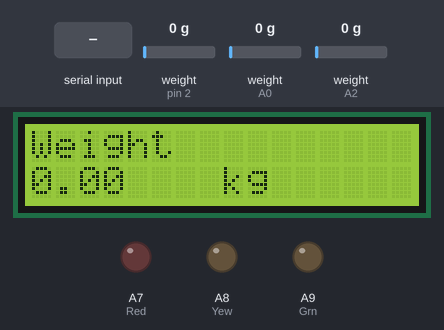
This sketch was run on a simulated Arduino Mega 2560, built with avr-gcc and run on an emulated ATmega2560. Parts: 16×2 character LCD, output pins drawn as LEDs (lit = HIGH). The test bench sets the inputs (shaded band); at power-on: weight on the scale (sensors on pin 2, A0, A2) 0 g. What the sketch prints to the serial monitor is not drawn.

Above: at 7.2 s.
7.3 s: "g" received over Serial
At 7.6 s:
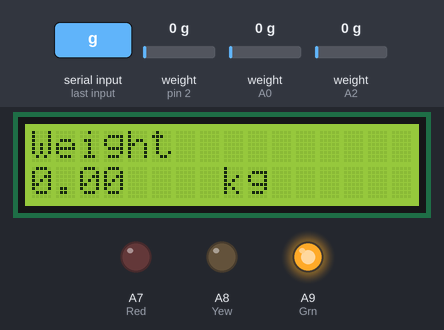
8.8 s: weight on the scale (sensor on pin 2) set to 100 g
At 10.2 s:
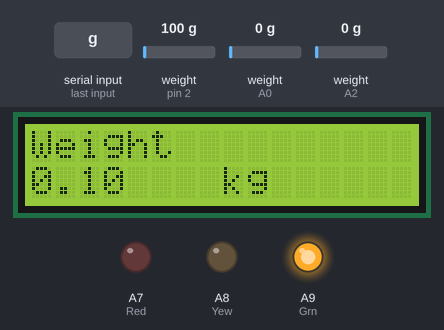
10.7 s: "y" received over Serial
At 11.9 s:
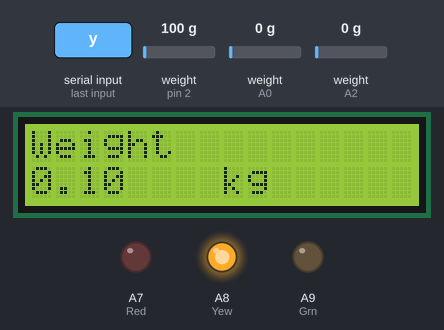
12.3 s: weight on the scale (sensor on A0) set to 100 g
At 13.3 s:
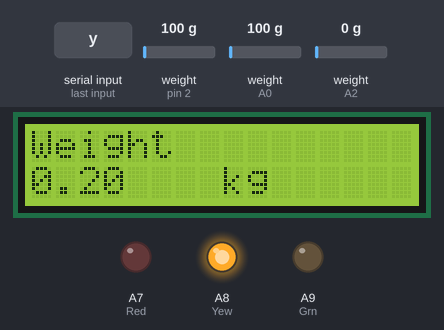
14.2 s: weight on the scale (sensor on A2) set to 100 g
At 15.1 s:
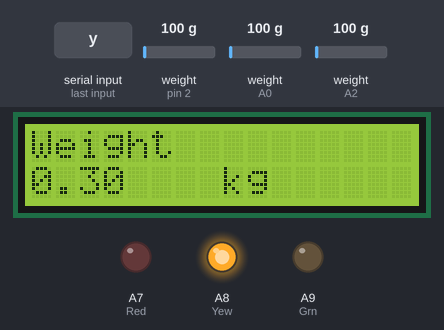
15.8 s: weight on the scale (sensor on pin 2) set to 1250 g
At 17.6 s:
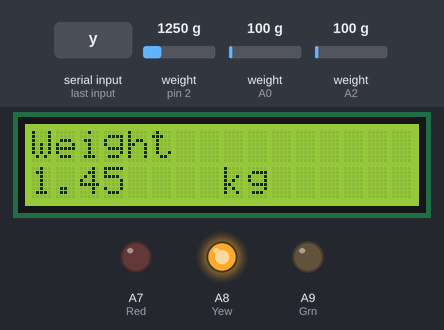
Timing chart, 0 to 18.7 s (numbered marks = the images above; inputs shaded):
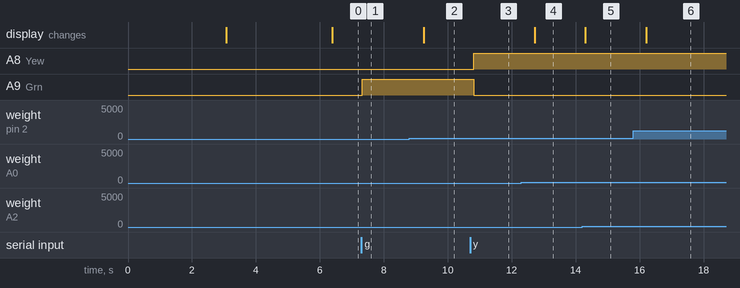

The sketch:

loadcellandSW.ino
```cpp
// 학부 연구생 김재은
// 로드셀 3개 통합시켜서 LED에 출력시키고 LCD에 값 출력시키기
// 스마트 오버헤드빈 제작시 사용한 로드셀 파트의 코드입니다.
// 지그비 통신으로 인한 값을 스위치 어레이코드에서 읽어오면 LED의 정상작동이 이뤄집니다.
#include <HX711.h>
#include <LiquidCrystal_I2C.h>
#include <Wire.h>


LiquidCrystal_I2C lcd(0x27, 16, 2);

HX711 scale1;
HX711 scale2;
HX711 scale3;

float calibration_factor1 = 372;
float calibration_factor2 = 372;
float calibration_factor3 = 372;

double MyString;
float Parameter1;
float Parameter2;
float Parameter3;

int Red = A7;
int Yew = A8;
int Grn = A9;

void setup() {

  Serial.begin(9600);

  lcd.begin ();
  lcd.backlight();
  lcd.setCursor(0, 0);
  lcd.print("CJU");
  lcd.setCursor(6, 1);
  lcd.print("VUASRL");

  delay(3000);
  lcd.clear();

  pinMode(Red, OUTPUT);
  pinMode(Yew, OUTPUT);
  pinMode(Grn, OUTPUT);

  scale1.begin(2, 3);
  scale1.tare(); // first HX711 DTpin, second HX711 SCKpin

  scale2.begin(A0, A1);
  scale2.tare();

  scale3.begin(A2, A3);
  scale3.tare();

  scale1.set_scale();
  scale2.set_scale();
  scale3.set_scale();

}

void loop() {

  scale1.set_scale(calibration_factor1);
  scale2.set_scale(calibration_factor2);
  scale3.set_scale(calibration_factor3);

  Parameter1 = scale1.get_units();    //여기 set_scale 로 바꿔보기.
  Parameter2 = scale2.get_units();
  Parameter3 = scale3.get_units();

  MyString = (Parameter1 + Parameter2 + Parameter3) * 0.001; // if 47 goes up, the led doesn't work

  //char Receive = Serial.read();

  if (Serial.available())
  {
    char Receive = Serial.read();

    if (MyString < 0.5 && Receive == 'g')
    {
      digitalWrite(Grn , 255);
      digitalWrite(Yew, 0);
      digitalWrite(Red , 0);
    }
    else if (MyString > 0 && MyString < 10 && Receive == 'y')
    {
      digitalWrite(Grn , 0);
      digitalWrite(Yew, 255);
      digitalWrite(Red , 0);
    }
    else if (MyString > 10 && Receive == 'r')
    {
      digitalWrite(Grn , 0);
      digitalWrite(Yew, 0);
      digitalWrite(Red , 255);
    }

    Serial.println(Receive);

  }
    lcd.setCursor(0, 0);
    lcd.print("Weight");
    lcd.setCursor(0, 1);
    lcd.print(MyString);
    lcd.setCursor(6 ,1);
    lcd.print("  kg");
}
```

Measured:
- after the input at 7.3 s, A9 (Grn): LOW → HIGH at once
- after the input at 8.8 s, the display: changes after 0.44 s (image 2)
- after the input at 10.7 s, A8 (Yew): LOW → HIGH after 0.11 s; A9 (Grn): HIGH → LOW after 0.11 s
- after the input at 12.3 s, the display: changes after 0.42 s (image 4)
- after the input at 14.2 s, the display: changes after 0.10 s (image 5)
- after the input at 15.8 s, the display: changes after 0.40 s (image 6)
